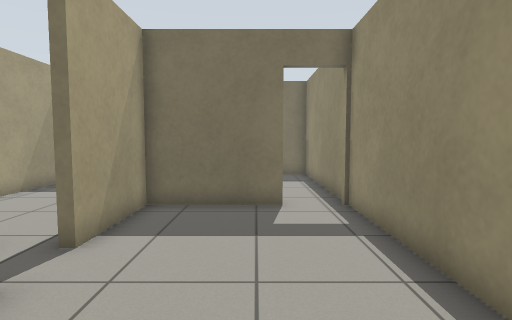
view 1 (above)

15 first-person views from a walk through a robot-simulator world made for Gazebo. The camera is 0.97 m above the floor, tilts 4° down and sees 80° across. The floor is counted in squares, 0.5 m on a side. Each view is taken from the middle of a square. On the plan, view 1 faces up. The plan holds only what a view shows up to about 17 squares ahead; the rest is blank.

view 2
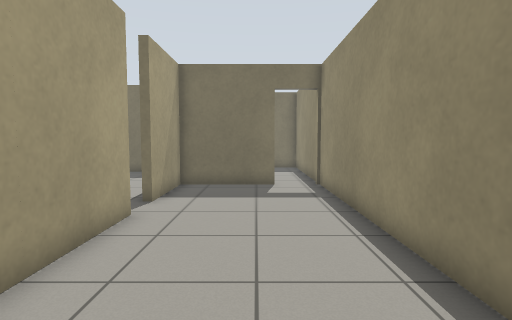

view 3
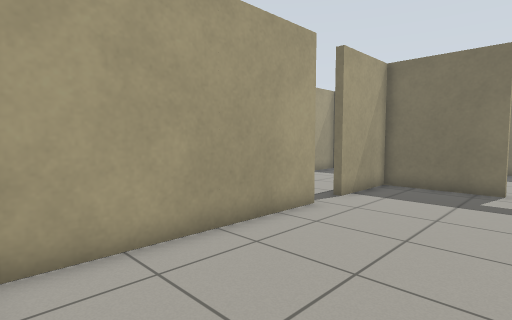

view 4
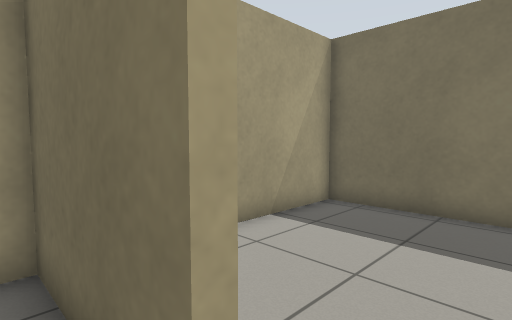

view 5
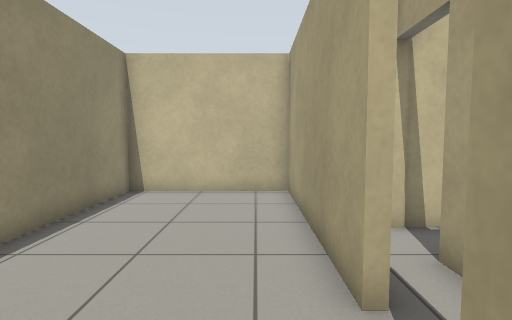

view 6
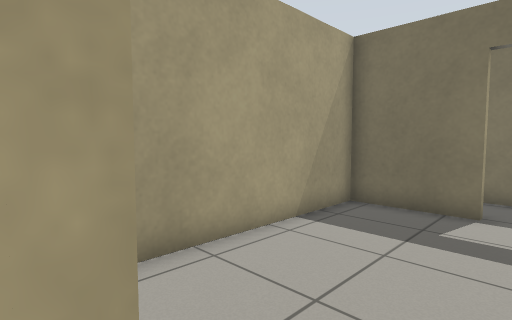

view 7
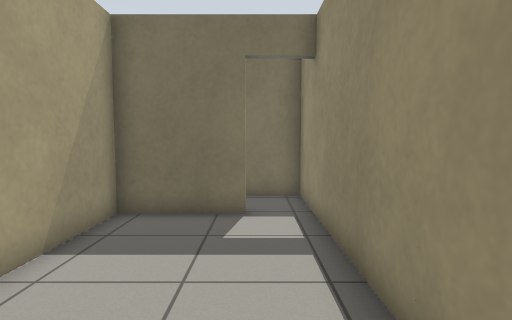

view 8
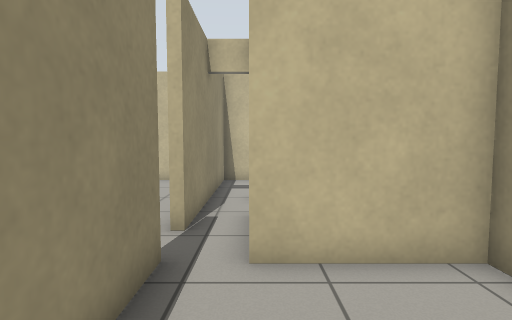

view 9
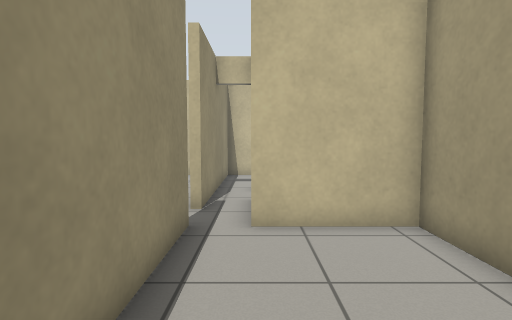

view 10
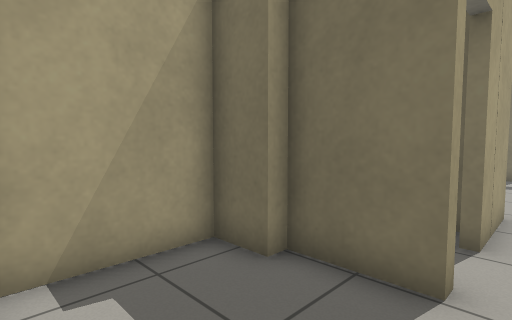

view 11
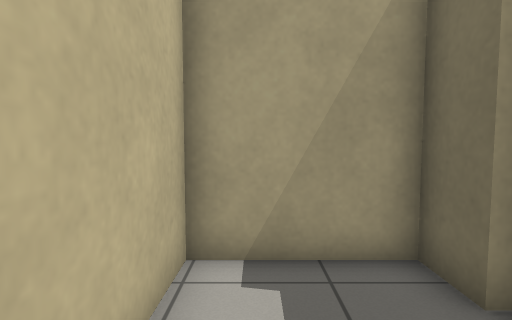

view 12
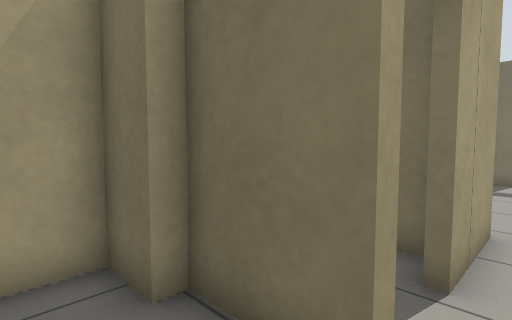

view 13
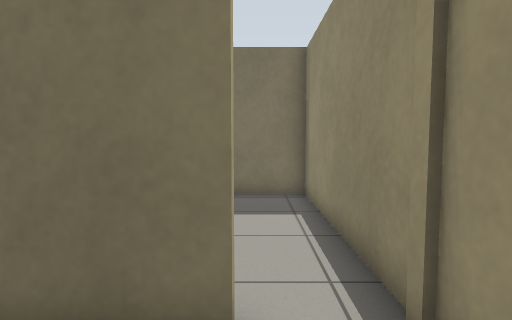

view 14
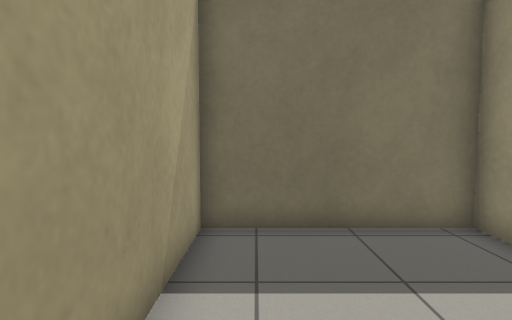

view 15
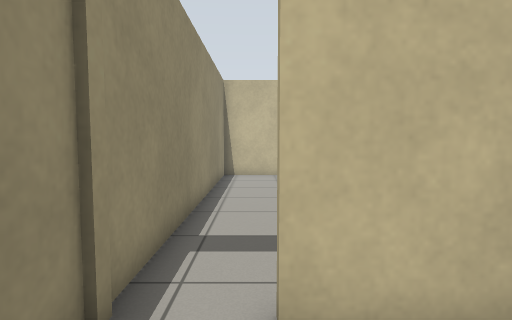

### Floor plan
Ten units are one square. View 1 is at (0, 0); x grows to the right and y downward. Boxes are objects, and circles mark ways between rooms. Rooms are numbered by the first view taken in them; rooms with no view inside come last. Other rooms are left out.
<svg viewBox="-93 -170 125 218">
<path fill="none" stroke="#000" d="M-32 -37 -32 42 27 43 27 -91M9 -88 -32 -88 -32 -52M-35 -52 -35 -141M-52 -138 -86 -138 -86 -54 -49 -54 -49 -23M-35 0 -35 -37 -32 -37M-73 4 -88 4 -88 41 -35 42 -35 0M-49 -1 -73 -1M-16 -91 9 -91M27 -91 27 -165 -32 -165 -32 -112"/>
<circle cx="-30" cy="-45" r="3" fill="#2a7"/>
<circle cx="15" cy="-90" r="3" fill="#2a7"/>
<text x="0" y="-20">1</text>
<text x="-60" y="-90">2</text>
<text x="-60" y="20">3</text>
<text x="0" y="-130">4</text>
</svg>
Room 1 opens to room 2. Room 1 opens to room 4.

Where each view was taken, in squares from view 1:
view 1: 0 up, 0 right, facing up
view 2: 4 down, 0 right, facing up
view 3: 4 down, 2 right, facing up-left
view 4: 8 up, 2 right, facing up-left
view 5: 7 up, 2 left, facing down
view 6: 5 up, 4 left, facing up-left
view 7: 6 up, 5 left, facing up
view 8: 10 up, 5 left, facing down
view 9: 12 up, 5 left, facing down
view 10: 4 down, 4 left, facing up-left
view 11: 3 down, 4 left, facing left
view 12: 2 down, 4 left, facing up-left
view 13: 6 up, 1 right, facing up
view 14: 10 up, 2 left, facing up
view 15: 12 up, 1 right, facing down
